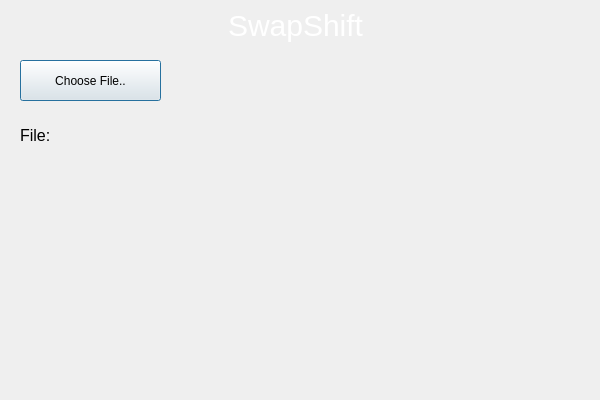
<?xml version="1.0" encoding="UTF-8"?>
<ui version="4.0">
 <class>UploadRosterDialog</class>
 <widget class="QDialog" name="UploadRosterDialog">
  <property name="enabled">
   <bool>true</bool>
  </property>
  <property name="geometry">
   <rect>
    <x>0</x>
    <y>0</y>
    <width>600</width>
    <height>400</height>
   </rect>
  </property>
  <property name="windowTitle">
   <string>Dialog</string>
  </property>
  <widget class="QPushButton" name="chooseFileButton">
   <property name="geometry">
    <rect>
     <x>20</x>
     <y>60</y>
     <width>141</width>
     <height>41</height>
    </rect>
   </property>
   <property name="text">
    <string>Choose File..</string>
   </property>
  </widget>
  <widget class="QLabel" name="menuTitle">
   <property name="geometry">
    <rect>
     <x>190</x>
     <y>0</y>
     <width>211</width>
     <height>51</height>
    </rect>
   </property>
   <property name="minimumSize">
    <size>
     <width>20</width>
     <height>0</height>
    </size>
   </property>
   <property name="styleSheet">
    <string notr="true">color: white;
font-size: 30px;</string>
   </property>
   <property name="text">
    <string>SwapShift</string>
   </property>
   <property name="alignment">
    <set>Qt::AlignCenter</set>
   </property>
  </widget>
  <widget class="QLabel" name="fileLabel">
   <property name="geometry">
    <rect>
     <x>20</x>
     <y>120</y>
     <width>561</width>
     <height>31</height>
    </rect>
   </property>
   <property name="font">
    <font>
     <pointsize>12</pointsize>
    </font>
   </property>
   <property name="text">
    <string>File: </string>
   </property>
  </widget>
 </widget>
 <resources/>
 <connections/>
</ui>
